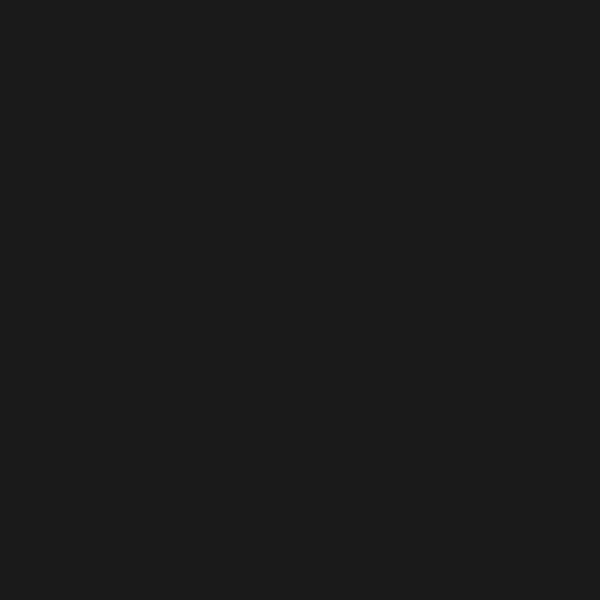
Frame 1 (no input)
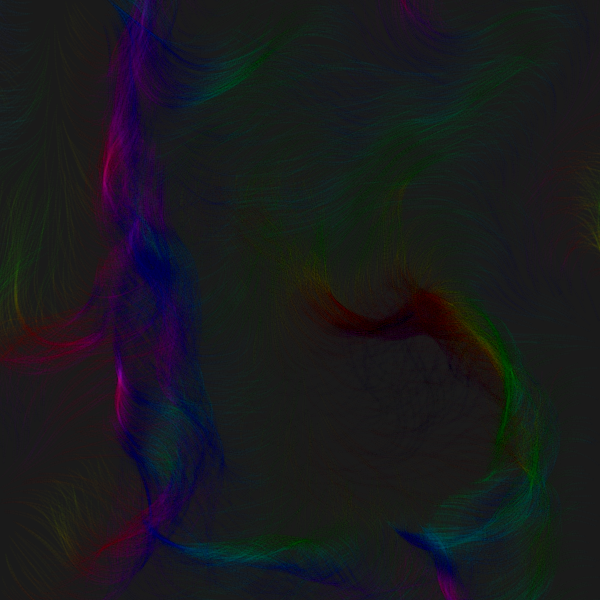
Frame 60 (no input)
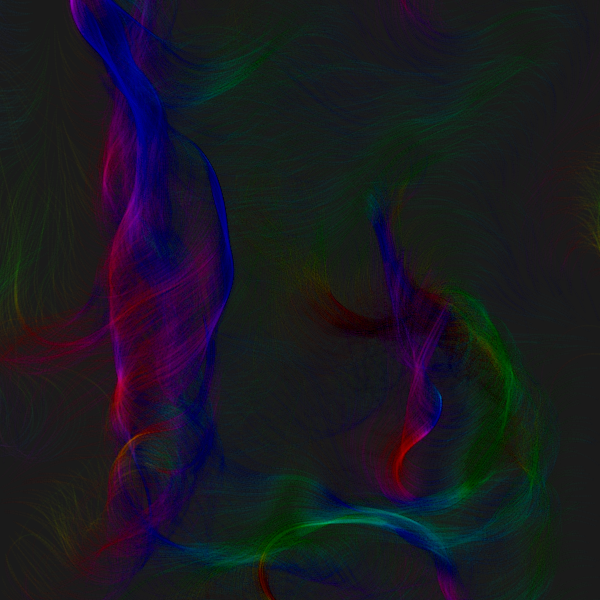
Frame 120 (the mouse pressed at the canvas centre since frame 60)

The p5.js sketch that drew these frames (run headless with seeded random() and noise() and a simulated clock; from frame 60 on, the mouse is pressed at the canvas centre):

// p5.js sketch
// ── sketch.js
const xyOffsetPerPixel = 0.01;
let zOffset = 0;
const zIncrementPerframe = 0.01;
const particles = [];
const wrapAroundEdges = false;
// Multiply the noise by noiseWidth to widen it and thus the angles.
// Otherwise, the force mostly points to the right (PI radians).
const noiseWidth = 4;

function setup() {
    createCanvas(600, 600);
    strokeWeight(2);
    strokeCap(SQUARE);
    colorMode(HSL, TWO_PI, 1, 1, 1);
    background(0.1);
    for (let i = 0; i < 5000; i++) {
        particles[i] = new Particle();
    }
}

function draw() {
    zOffset += zIncrementPerframe;
    for (const particle of particles) {
        particle.update();
        particle.show();
    }
    if (frameCount >= 600) {
        noLoop();
    }
}

// ── particle.js
class Particle {
    position = createVector(random(width), random(height));
    previousPosition = this.position.copy();
    velocity = createVector();
    acceleration = createVector();
    maxVelocity = 4;
    force = createVector(0.5);

    update() {
        this.changeDirection();
        this.move();
    }

    changeDirection() {
        const xOffset = (this.position.x * xyOffsetPerPixel) / noiseWidth;
        const yOffset = (this.position.y * xyOffsetPerPixel) / noiseWidth;
        const n = noise(xOffset, yOffset, zOffset);
        const angle = (n * TWO_PI * noiseWidth) % TWO_PI;
        stroke(angle, 1, n, 0.02);
        this.force.setHeading(angle);
        this.acceleration.add(this.force);
    }

    move() {
        this.velocity.add(this.acceleration);
        this.velocity.limit(this.maxVelocity);
        this.previousPosition.set(this.position);
        this.position.add(this.velocity);
        this.acceleration.set(0, 0);
        if (wrapAroundEdges) {
            this.wrapAroundEdges();
        }
    }

    /**
     * Wrap around the edges, meaning if a point leaves the canvas
     * on one side it reappears on the other.
     * Can be disabled by setting wrapAroundEdges to false.
     * This method can cause some artefacts at the edges
     * because the noise does not wrap around.
     */
    wrapAroundEdges() {
        if (this.position.x > width) {
            this.position.x -= width;
            this.previousPosition.x = this.position.x;
        } else if (this.position.x < 0) {
            this.position.x += width;
            this.previousPosition.x = this.position.x;
        }
        if (this.position.y > height) {
            this.position.y -= height;
            this.previousPosition.y = this.position.y;
        } else if (this.position.y < 0) {
            this.position.y += height;
            this.previousPosition.y = this.position.y;
        }
    }

    show() {
        line(this.previousPosition.x, this.previousPosition.y, this.position.x, this.position.y);
    }
}

// ── style.css
html,
body {
    height: 100%;
}

body {
    background-color: #202020;

    /* Center the sketch vertically and horizontally. */
    display: flex;
    flex-direction: column;
    justify-content: safe center;
    align-items: safe center;
}

canvas {
    display: block;
    margin: auto;
}

p {
    color: grey;
}
